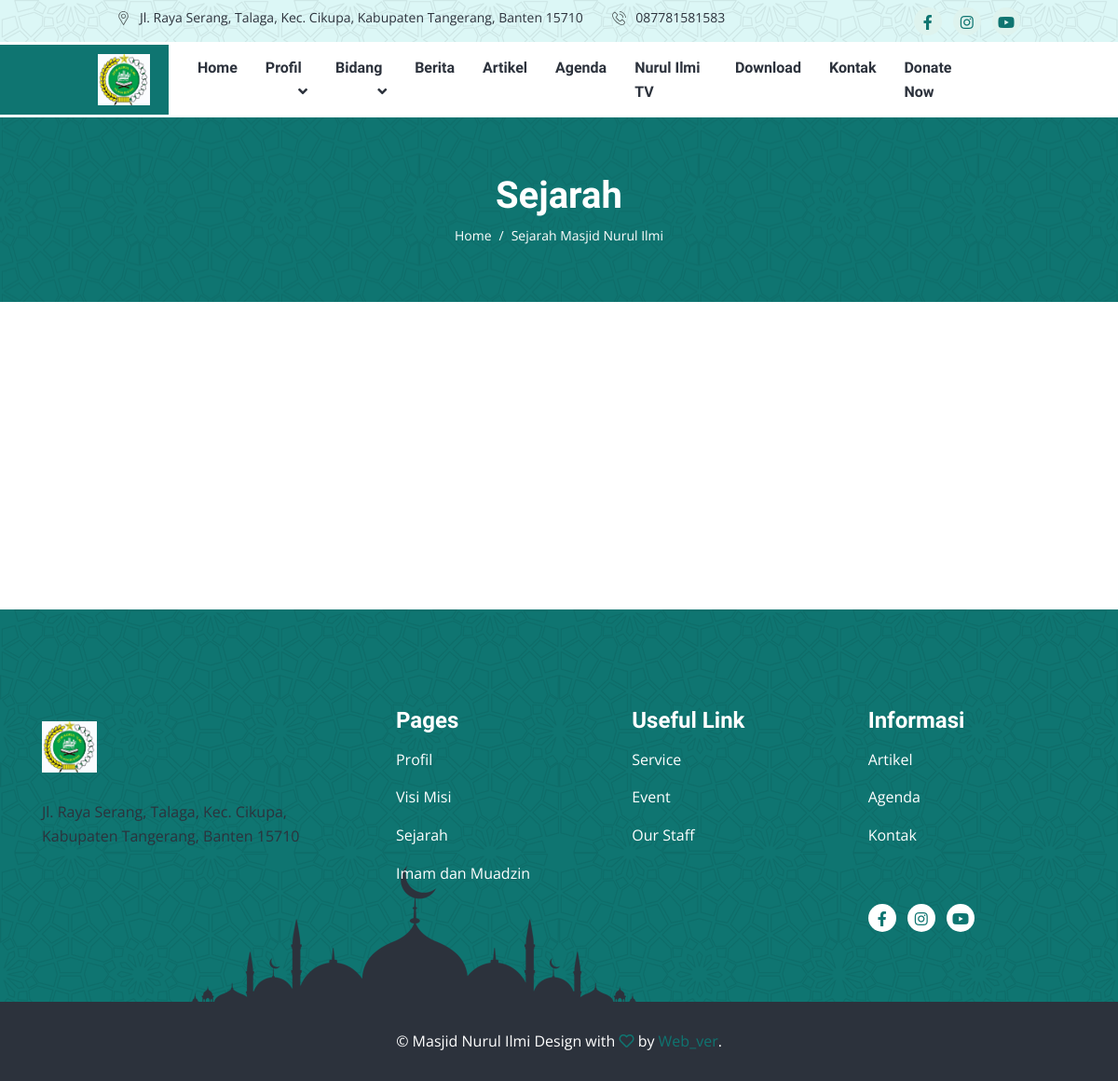
/index.php/sejarah, run on an earlier commit of the app's database.
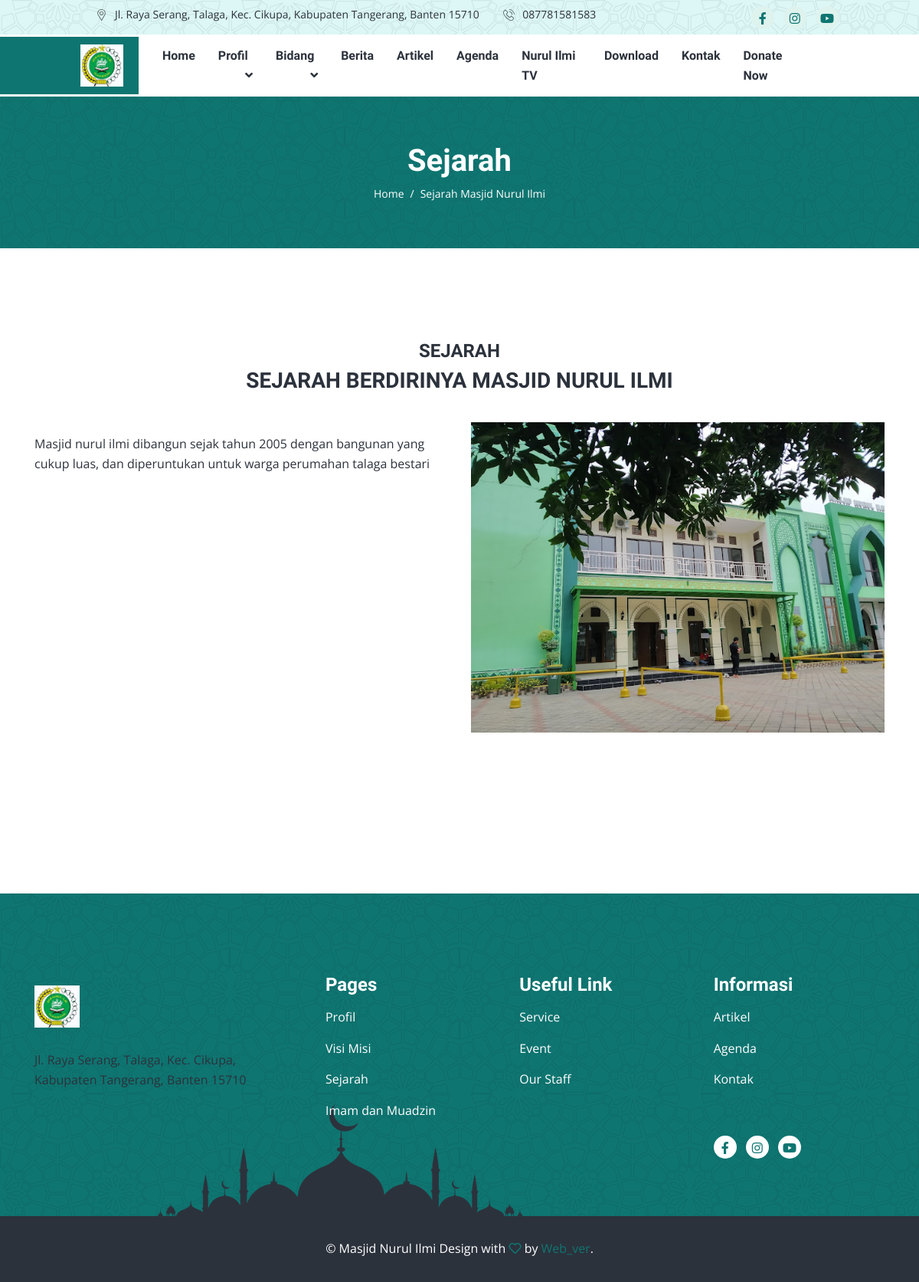
And on a later commit of the database.
### tables this page shows
CREATE TABLE `tbl_setting` (
  `id_setting` int(11) NOT NULL,
  `id_jadwal` int(11) NOT NULL,
  `nama_masjid` varchar(100) NOT NULL,
  `alamat` text NOT NULL,
  `no_hp` varchar(14) NOT NULL,
  `link_alamat` text NOT NULL,
  `email` text NOT NULL,
  `logo` text NOT NULL,
  `banner1` text NOT NULL,
  `banner2` text NOT NULL,
  `banner3` text NOT NULL,
  `judul1` varchar(100) NOT NULL,
  `judul2` varchar(100) NOT NULL,
  `judul3` varchar(100) NOT NULL,
  `sosmed1` text NOT NULL,
  `sosmed2` text NOT NULL,
  `sosmed3` text NOT NULL
);

CREATE TABLE `tbl_sejarah` (
  `id_sejarah` int(11) NOT NULL,
  `judul` varchar(100) NOT NULL,
  `deskripsi` text NOT NULL,
  `gambar` text NOT NULL,
  `user` varchar(100) NOT NULL,
  `tgl_update` datetime NOT NULL DEFAULT current_timestamp()
);

### application/controllers/Sejarah.php (called while the page is built, shortened)
<?php
class Sejarah extends CI_Controller {
    public function __construct()
	{
		$this->load->model('Sejarah_model', 'sejarah');
		$this->load->model('Setting_model', 'setting');
	}
	public function index()
	{
        $data = [
            'judul' => 'Sejarah',
            'title' => 'Sejarah - Masjid Nurul Ilmi',
            'menu'  => 'sejarah',
            'data_sejarah' => $this->sejarah->getDataSejarah(),
			'data_setting' => $this->setting->getDataSetting()
        ];
		$this->load->view('webpage/v_sejarah', $data);
	}
}

### index.php (called while the page is built, shortened)
<?php
require_once BASEPATH.'core/CodeIgniter.php';

### application/models/Sejarah_model.php (called while the page is built, shortened)
<?php
class Sejarah_model extends CI_Model {
	var $table = 'tbl_sejarah';
    public function getDataSejarah()
	{
        return $this->db->get($this->table)->result();
	}
}

### application/models/Setting_model.php (called while the page is built, shortened)
<?php
class Setting_model extends CI_Model {
    public function getDataSetting()
	{
        $this->db->select('a.*, b.*');
        $this->db->from('tbl_setting a');
        $this->db->join('tbl_jadwal b', 'b.id_jadwal = a.id_jadwal', 'left');
		return $this->db->get()->result();
	}
}

### application/views/webpage/v_sejarah.php (the view, shortened to what this page needs)
<!DOCTYPE html>
<html lang="en">
<head>
    <link rel="stylesheet" href="https://cdnjs.cloudflare.com/ajax/libs/font-awesome/6.5.1/css/all.min.css"
 />
    <link rel="stylesheet" href="<?= base_url('frontend/') ?>assets/js/OwlCarousel/owl.carousel.min.css">
    <link rel="stylesheet" href="<?= base_url('frontend/') ?>assets/js/OwlCarousel/owl.theme.default.min.css">
    <link rel="stylesheet" href="<?= base_url('frontend/') ?>assets/css/app.min.css">
</head>
<body>
    <header class="header-area">
        <?php $this->load->view('layout/header.php') ?>
    </header>
    <div class="page-title-area py-lg-6 py-5 bg-image-pattern">
        <div class="container">
            <div class="page-title-wrapper text-center">
                <h1 class="text-white mb-2">Sejarah</h1>
                <nav class="page-breadcrumb">
                    <ol class="breadcrumb">
                        <li class="breadcrumb-item"><a href='<?= base_url('home') ?>'>Home</a></li>
                        <li class="breadcrumb-item active">Sejarah Masjid Nurul Ilmi</li>
                    </ol>
                </nav>
            </div>
        </div>
    </div>
    <div class="about-area py-lg-10 py-8">
        <div class="container">
            <div class="row">
                <?php foreach($data_sejarah as $sejarah) : ?>
                <h4 class="text-center">SEJARAH</h4>
                <h3 class="text-center"><?= $sejarah->judul ?></h3>
                <div class="col-md-6 mt-4">
                    <p><?= $sejarah->deskripsi ?></p>
                </div>
                <div class="col-md-6 mt-4">
                    <div class="d-flex justify-content-center">
                        <img src="<?= base_url('upload/sejarah/'.$sejarah->gambar) ?>" alt="">
                    </div>
                </div>
                <?php endforeach; ?>
            </div>
        </div>
    </div>
    <?php $this->load->view('layout/footer') ?>
</body>
</body>
</html>

### application/views/layout/header.php (shortened to what this page needs)
<div class="header-top bg-light bg-image-pattern px-xl-8 py-2">
    <div class="container">
        <div class="header-top-wrapper">
            <?php foreach($data_setting as $setting) : ?>
            <ul class="navbar-address list-inline m-0">
                <li class="list-inline-item"><span class="icon"><img
                            src="<?= base_url('frontend/') ?>assets/images/location-icon.svg"
                            alt="title"></span><?= strip_tags(character_limiter($setting->alamat, 70)); ?></li>
                <li class="list-inline-item"><span class="icon"><img
                            src="<?= base_url('frontend/') ?>assets/images/phone-icon.svg"
                            alt="title"></span><?= $setting->no_hp ?>
                </li>
            </ul>
            <ul class="navbar-social list-inline m-0">
                <li class="list-inline-item"><a href="<?= $setting->sosmed1 ?>"><i class="fab fa-facebook-f"></i></a>
                </li>
                <li class="list-inline-item"><a href="<?= $setting->sosmed2 ?>"><i class="fab fa-instagram"></i></a>
                </li>
                <li class="list-inline-item"><a href="<?= $setting->sosmed3 ?>"><i class="fab fa-youtube"></i></a>
                </li>
            </ul>
            <?php endforeach; ?>
        </div>
    </div>
</div>
<div class="header-bottom bg-white px-xl-8">
    <nav class="container">
        <div class="header-navbar navbar navbar-expand-lg">
            <?php foreach($data_setting as $setting) : ?>
            <a class='navbar-brand' href='<?= base_url() ?>'><img
                    src="<?= base_url('upload/setting/'.$setting->logo) ?>" alt="images"></a>
            <?php endforeach; ?>
            <div class="collapse navbar-collapse" id="navbar-menu">
                <nav class="navbar-meanmenu">
                    <ul class="navbar-nav ms-auto">
                        <li class="nav-item"> <a class='nav-link' href='<?= base_url('home') ?>'>Home</a></li>
                        <li class="nav-item">
                            <a class='nav-link toogler' href='#'> Profil </a>
                        </li>
                        <li class="nav-item">
                            <a class='nav-link toogler' href='#' id="bidang"> Bidang </a>
                        </li>
                        <li class="nav-item"> <a class='nav-link' href='/about'>Berita</a></li>
                        <li class="nav-item"> <a class='nav-link' href='<?= base_url('blog') ?>'>Artikel</a>
                        </li>
                        <li class="nav-item"> <a class='nav-link' href='<?= base_url('agenda') ?>'>Agenda</a>
                        </li>
                        <li class="nav-item"> <a class='nav-link' href='<?= base_url('video') ?>'>Nurul Ilmi
                                TV</a></li>
                        <li class="nav-item"> <a class='nav-link' href='<?= base_url('download') ?>'>Download</a></li>
                        <li class="nav-item"> <a class='nav-link' href='<?= base_url('kontak') ?>'>Kontak</a>
                        </li>
                    </ul>
                </nav>
                <ul class="navbar-nav align-items-center ms-auto">
                    <li class="nav-item">
                        <a class='nav-link me-4' href='#' id="donate">Donate Now</a>
                    </li>
                </ul>
            </div>
        </div>
    </nav>
</div>

### application/views/layout/footer.php (shortened to what this page needs)
<footer class="footer-area pt-8">
    <div class="footer-top bg-image-pattern  py-lg-8 py-4">
        <div class="container">
            <div class="row">
                <?php foreach($data_setting as $setting) : ?>
                <div class="col-md-5 col-lg-4">
                    <div class="footer-widget my-4 me-md-4">
                        <a href="#" class="footer-brand mb-4"><img
                                src="<?= base_url('frontend/') ?>assets/images/logo.jpeg" alt="title"></a>
                        <p class="text-white m-0" style="color: #fff !important;"><?= $setting->alamat ?> </p>
                    </div>
                </div>
                <?php endforeach; ?>
                <div class="col-md-7 col-lg-8">
                    <div class="row">
                        <div class="col-lg-4 col-4">
                            <div class="footer-widget my-3">
                                <h4 class="mb-3 text-white">Pages</h4>
                                <ul class="footer-list list-inline">
                                    <li><a href='<?= base_url('profil') ?>'>Profil</a></li>
                                    <li><a href='<?= base_url('visimisi') ?>'>Visi Misi</a></li>
                                    <li><a href='<?= base_url('sejarah') ?>'>Sejarah</a></li>
                                    <li><a href='<?= base_url('imam') ?>'>Imam dan Muadzin</a></li>
                                </ul>
                            </div>
                        </div>
                        <div class="col-lg-4 col-4">
                            <div class="footer-widget my-3">
                                <h4 class="mb-3 text-white">Useful Link</h4>
                                <ul class="footer-list list-inline">
                                    <li><a href='/service-2'>Service</a></li>
                                    <li><a href='/event'>Event</a></li>
                                    <li><a href='/team'>Our Staff</a></li>
                                </ul>
                            </div>
                        </div>
                        <div class="col-lg-4 col-6">
                            <div class="footer-widget my-3">
                                <h4 class="mb-3 text-white">Informasi</h4>
                                <ul class="footer-list list-inline">
                                    <li><a href='<?= base_url('blog') ?>'>Artikel</a></li>
                                    <li><a href='<?= base_url('agenda') ?>'>Agenda</a></li>
                                    <li><a href='<?= base_url('kontak') ?>'>Kontak</a></li>
                                </ul>
                                <?php foreach($data_setting as $setting) : ?>
                                <ul class="footer-social m-0 mt-4 list-inline" data-aos="slide-up">
                                    <li class="list-inline-item"><a href="<?= $setting->sosmed1 ?>"><i
                                                class="fab fa-facebook-f"></i></a>
                                    </li>
                                    <li class="list-inline-item"><a href="<?= $setting->sosmed2 ?>"><i
                                                class="fab fa-instagram"></i></a></li>
                                    <li class="list-inline-item"><a href="<?= $setting->sosmed3 ?>"><i
                                                class="fab fa-youtube"></i></a>
                                    </li>
                                </ul>
                                <?php endforeach; ?>
                            </div>
                        </div>
                    </div>
                </div>
            </div>
        </div>
    </div>
    <div class="footer-bottom py-4 bg-secondary">
        <div class="container">
            <p class="text-center m-0 text-white">&copy;
                <span id="spanYear"></span> Masjid Nurul Ilmi Design with <i class="far fa-heart text-success"></i>
                by <a class="text-primary" href="https://themeix.com">Web_ver</a>.
            </p>
        </div>
    </div>
</footer>

What changed in the data, as far as the page shows it:
added tbl_sejarah: judul "SEJARAH BERDIRINYA MASJID NURUL ILMI", deskripsi "Masjid nurul ilmi dibangun sejak tahun 2005 dengan bangunan yang cukup luas, dan diperuntukan untuk warga perumahan talaga bestari", gambar (picture)
